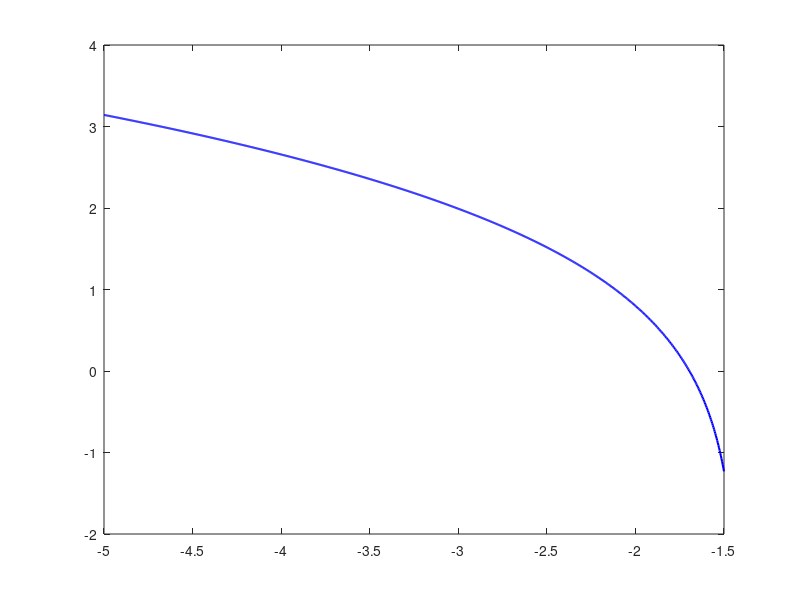

MATLAB code to generate this figure: (Note: this script raises an error after producing the figure.)
% % Paso 1: Definir la función
% x = linspace(-10, 10, 1000); % Rango de x
% f = -12 - 21*x + 18*x.^2 - 2.4*x.^3; % Definición de la función
% 
% % Paso 2: Graficar la función
% plot(x, f, 'b-', 'LineWidth', 1.5); % Grafica f(x)
% hold on;
% yline(0, 'r--', 'LineWidth', 1.2); % Línea del eje x
% xlabel('x');
% ylabel('f(x)');
% title('Gráfica de la función f(x)');
% grid on;
% hold off;

% Definir el rango de x excluyendo la región no definida
x = linspace(-5, -1.5, 1000); % Rango enfocado en la raíz negativa

% Definir la función
f = log(x.^2 - 2) + 1 ./ (exp(-x) + 2);

% Graficar la función
plot(x, f, 'b-', 'LineWidth', 1.5);
hold on;
yline(0, 'r--', 'LineWidth', 1.2); % Línea del eje x
xlabel('x', 'FontSize', 12);
ylabel('f(x)', 'FontSize', 12);
title('Gráfica de f(x) = ln(x^2 - 2) + 1/(e^{-x} + 2)', 'FontSize', 14);
grid on;
hold off;

% Agregar texto para indicar posibles raíces
text(-2.5, -2, 'Posible raíz negativa', 'FontSize', 12, 'Color', 'red');


